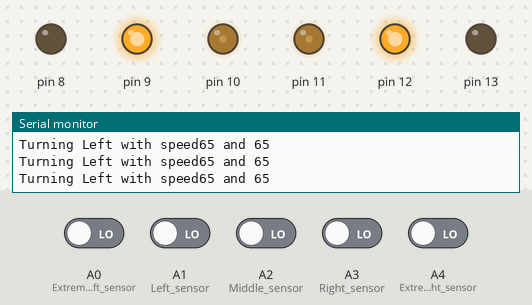
Recording of a program running on a simulated Arduino Uno, built with avr-gcc and run on an emulated ATmega328P. Shown: output pins drawn as LEDs (lit = HIGH), the last lines printed to the serial monitor. The test bench sets the inputs (shaded band); at power-on: A0 (Extreme_left_sensor), A1 (Left_sensor), A2 (Middle_sensor), A3 (Right_sensor), A4 (Extreme_right_sensor) LOW.

Above: at 1.2 s.
1.3 s: A0 (Extreme_left_sensor) driven HIGH
At 2.5 s:
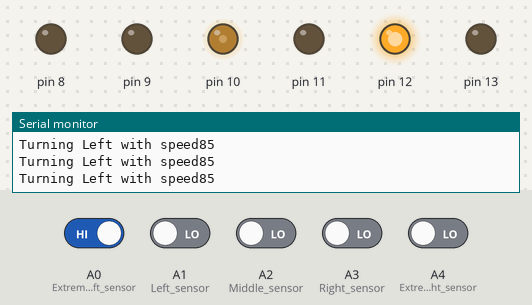
2.8 s: A2 (Middle_sensor) driven HIGH
At 3.4 s:
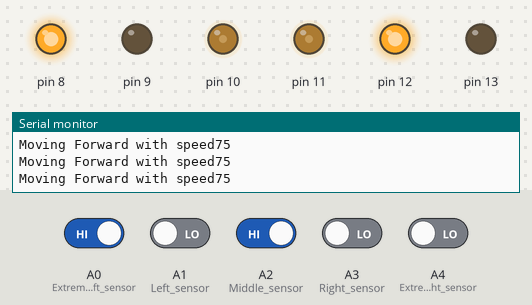
4.3 s: A3 (Right_sensor) driven HIGH
At 4.8 s:
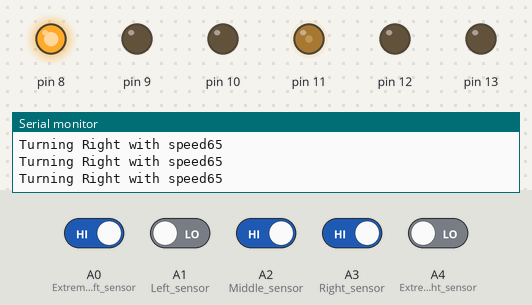
5.8 s: A1 (Left_sensor) driven HIGH
At 6.4 s:
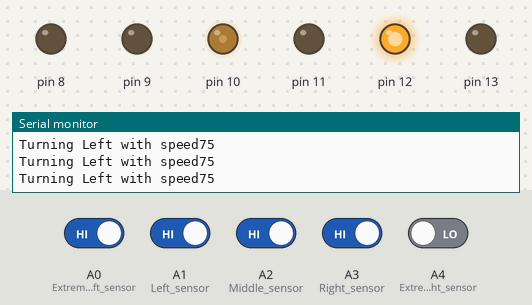
8.8 s: A4 (Extreme_right_sensor) driven HIGH
At 9.4 s:
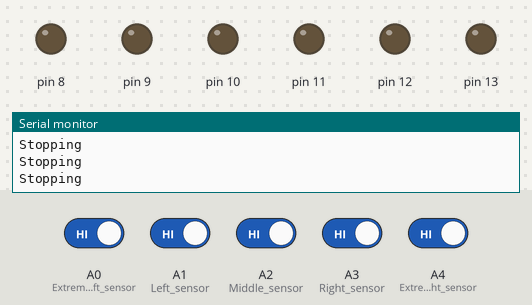
10.3 s: A0 (Extreme_left_sensor) driven LOW
At 11.5 s:
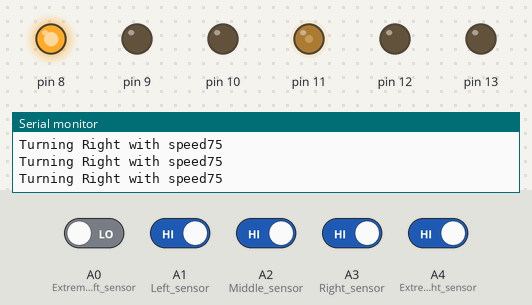
Timing chart, 0 to 13.3 s (numbered marks = the images above; inputs shaded):
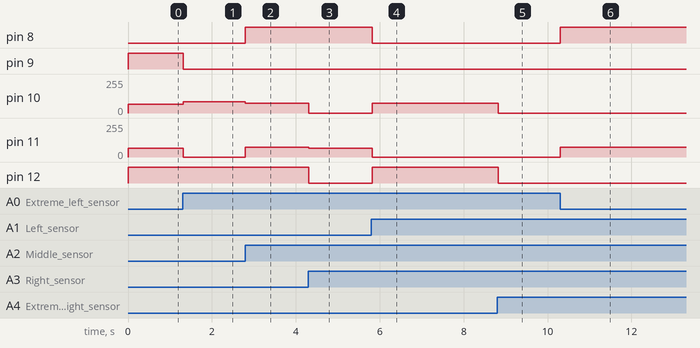

Measured:
- after the input at 1.3 s, pin 9: HIGH → LOW at once; pin 10: 65/255 → 85/255 at once; pin 11: 65/255 → 0/255 at once
- after the input at 2.8 s, pin 8: LOW → HIGH at once; pin 10: 85/255 → 75/255 at once; pin 11: 0/255 → 75/255 at once
- after the input at 4.3 s, pin 10: 75/255 → 0/255 at once; pin 11: 75/255 → 65/255 at once; pin 12: HIGH → LOW at once
- after the input at 5.8 s, pin 8: HIGH → LOW at once; pin 10: 0/255 → 75/255 at once; pin 11: 65/255 → 0/255 at once; pin 12: LOW → HIGH at once
- after the input at 8.8 s, pin 10: 75/255 → 0/255 at once; pin 12: HIGH → LOW at once
- after the input at 10.3 s, pin 8: LOW → HIGH at once; pin 11: 0/255 → 75/255 at once

The program:

main.cpp
```cpp
#include <ARRAY.h>
#include <MOTORS.h>

MOTORS motors(11, 8, 9, 12, 13, 10);
ARRAY array(A0, A1, A2, A3, A4);

// Global constants for sensor values
const unsigned int black = 0;
const unsigned int white = 1;

// Global constant for turning speed
const unsigned int complete_turn_speed = 85;
const unsigned int slight_turn_speed = 75;
const unsigned int low_turn_speed = 65;
const unsigned int forward_speed = 75;
const unsigned int uTurn_speed = 65;

// Function to check if a sensor is on black
bool isBlack(int sensor) { return (sensor == white); }

void setup()
{
  Serial.begin(9600);

  pinMode(A0, INPUT); // Extreme left sensor
  pinMode(A1, INPUT); // Left sensor
  pinMode(A2, INPUT); // Middle sensor
  pinMode(A3, INPUT); // Right sensor
  pinMode(A4, INPUT); // Extreme right sensor
}

void loop()
{
  // Read sensor values
  int sensor5 = digitalRead(A0); // Extreme left sensor
  int sensor4 = digitalRead(A1); // Left sensor
  int sensor3 = digitalRead(A2); // Middle sensor
  int sensor2 = digitalRead(A3); // Right sensor
  int sensor1 = digitalRead(A4); // Extreme right sensor

  if (isBlack(sensor1))
  {
    if (isBlack(sensor2))
    {
      if (isBlack(sensor3))
      {
        if (isBlack(sensor4))
        {
          if (isBlack(sensor5))
          {
            // ⚫⚫⚫⚫⚫
            motors.stop();
          }
          else
          {
            // ⚪⚫⚫⚫⚫
            motors.turnRight(slight_turn_speed);
          }
        }
        else
        {
          // ⚪⚪⚫⚫⚫
          motors.turnRight(complete_turn_speed);
        }
      }
      else
      {
        // ⚪⚪⚪⚫⚫
        motors.turnRight(slight_turn_speed);
      }
    }
    else
    {
      // ⚪⚪⚪⚪⚫
      motors.turnRight(complete_turn_speed);
    }
  }
  else if (isBlack(sensor2))
  {
    if (isBlack(sensor3))
    {
      if (isBlack(sensor4))
      {
        if (isBlack(sensor5))
        {
          // ⚫⚫⚫⚫⚪
          motors.turnLeft(slight_turn_speed);
        }
        else
        {
          // ⚪⚫⚫⚫⚪
          motors.forward(forward_speed);
        }
      }
      else
      {
        // ⚪⚪⚫⚫⚪
        motors.turnRight(low_turn_speed);
      }
    }
    else
    {
      // ⚪⚪⚪⚫⚪
      motors.turnRight(slight_turn_speed);
    }
  }
  else if (isBlack(sensor3))
  {
    if (isBlack(sensor4))
    {
      if (isBlack(sensor5))
      {
        // ⚫⚫⚫⚪⚪
        motors.turnLeft(complete_turn_speed);
      }
      else
      {
        // ⚪⚫⚫⚪⚪
        motors.turnLeft(low_turn_speed);
      }
    }
    else
    {
      // ⚪⚪⚫⚪⚪
      motors.forward(forward_speed);
    }
  }
  else if (isBlack(sensor4))
  {
    if (isBlack(sensor5))
    {
      // ⚫⚫⚪⚪⚪
      motors.turnLeft(complete_turn_speed);
    }
    else
    {
      // ⚪⚫⚪⚪⚪
      motors.turnLeft(low_turn_speed);
    }
  }
  else if (isBlack(sensor5))
  {
    // ⚫⚪⚪⚪⚪
    motors.turnLeft(complete_turn_speed);
  }
  else
  {
    // ⚪⚪⚪⚪⚪
    motors.turnLeft(uTurn_speed, uTurn_speed); // turning around
  }
}
```
